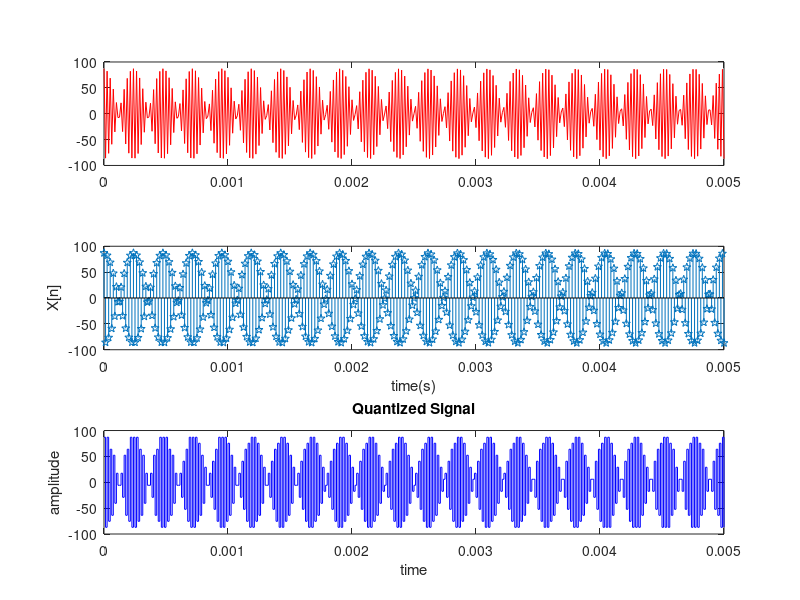

MATLAB code to generate this figure:
A1=87;
A2=11;
fs=80000;
t=0:1/fs:0.005;
x1=87*cos(2*pi*(379*100)*t);
x=3.2;
n=4;
L=(2^n)-1;
delta= (max(x1)-min(x1))/L;
xq=min(x1)+(round((x1-min(x1))/delta)).*delta;
subplot(3,1,1)
plot(t,x1,'r');
subplot(3,1,2);
stem(t,x1,'p');
xlabel('time(s)')
ylabel('X[n]')
subplot(3,1,3);
stairs(t,xq,'b');
title('Quantized Signal')
xlabel('time')
ylabel('amplitude')
